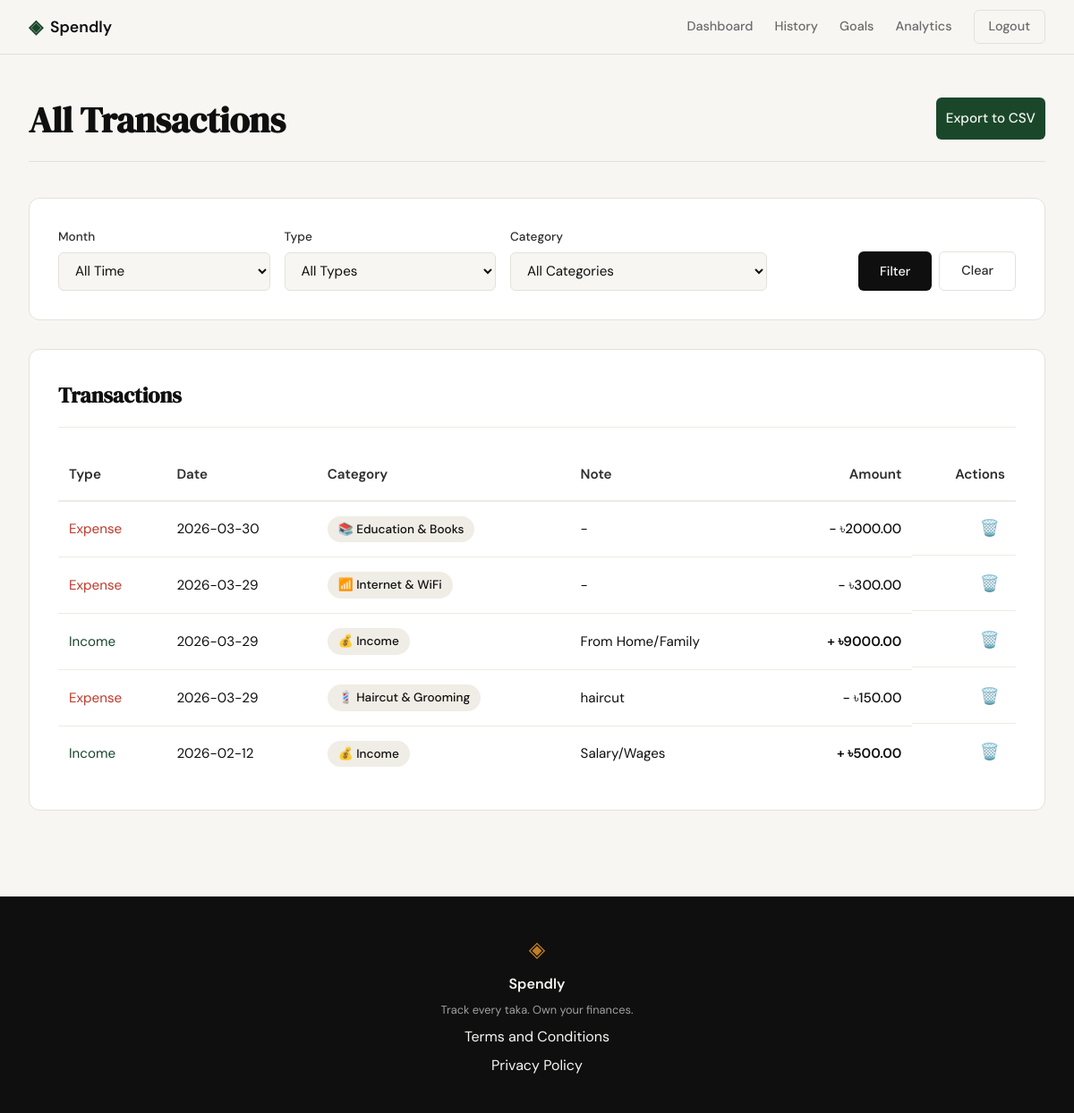
The app's page /history (signed in) with its own data.
### tables this page shows
CREATE TABLE expenses (
            id INTEGER PRIMARY KEY AUTOINCREMENT,
            user_id INTEGER NOT NULL,
            category_id INTEGER NOT NULL,
            amount REAL NOT NULL,
            description TEXT,
            date TIMESTAMP DEFAULT CURRENT_TIMESTAMP,
            FOREIGN KEY (user_id) REFERENCES users (id) ON DELETE CASCADE,
            FOREIGN KEY (category_id) REFERENCES categories (id)
        );

CREATE TABLE categories (
            id INTEGER PRIMARY KEY AUTOINCREMENT,
            name TEXT UNIQUE NOT NULL,
            icon TEXT DEFAULT '💸'
        );

CREATE TABLE incomes (
            id INTEGER PRIMARY KEY AUTOINCREMENT,
            user_id INTEGER NOT NULL,
            amount REAL NOT NULL,
            description TEXT,
            date TIMESTAMP DEFAULT CURRENT_TIMESTAMP,
            FOREIGN KEY (user_id) REFERENCES users (id) ON DELETE CASCADE
        );

### app/routes/transactions.py (the view)
@transactions_bp.route("/history")
def history():
    if "user_id" not in session:
        return redirect(url_for("auth.login"))
    uid = session["user_id"]
    conn = get_db()
    filter_month = request.args.get("month", "")
    filter_cat = request.args.get("category_id", "")
    filter_type = request.args.get("type", "")
    expenses = []
    if not filter_type or filter_type == "expense":
        query = "SELECT e.id, e.date, c.name as category_name, c.icon as category_icon, e.amount, e.description, 'expense' as txn_type, e.category_id FROM expenses e JOIN categories c ON e.category_id = c.id WHERE e.user_id = ?"
        params = [uid]
        if filter_month:
            query += " AND strftime('%Y-%m', e.date) = ?"
            params.append(filter_month)
        if filter_cat:
            query += " AND e.category_id = ?"
            params.append(filter_cat)
        expenses_raw = conn.execute(query, params).fetchall()
        expenses = [dict(r) for r in expenses_raw]
    incomes = []
    if not filter_type or filter_type == "income":
        if not filter_cat:  # incomes don't have category_id
            query = "SELECT id, date, 'Income' as category_name, '💰' as category_icon, amount, description, 'income' as txn_type, NULL as category_id FROM incomes WHERE user_id = ?"
            params = [uid]
            if filter_month:
                query += " AND strftime('%Y-%m', date) = ?"
                params.append(filter_month)
            incomes_raw = conn.execute(query, params).fetchall()
            incomes = [dict(r) for r in incomes_raw]
    all_txns = sorted(expenses + incomes, key=lambda x: x["date"], reverse=True)
    categories = conn.execute("SELECT * FROM categories ORDER BY name").fetchall()
    income_months = conn.execute("SELECT DISTINCT strftime('%Y-%m', date) as m FROM incomes WHERE user_id=?", (uid,)).fetchall()
    expense_months = conn.execute("SELECT DISTINCT strftime('%Y-%m', date) as m FROM expenses WHERE user_id=?", (uid,)).fetchall()
    all_months = sorted(set(r["m"] for r in income_months) | set(r["m"] for r in expense_months), reverse=True)
    from flask import render_template
    return render_template("history.html", transactions=all_txns, categories=categories,
                           filter_month=filter_month, filter_cat=filter_cat, filter_type=filter_type,
                           all_months=all_months)

### app/database/connection.py (called while the page is built)
def get_db():
    if 'db' not in g:
        g.db = sqlite3.connect(current_app.config['DATABASE'])
        g.db.row_factory = sqlite3.Row
    return g.db

### app/templates/history.html (shortened to what this page needs)
{% extends "base.html" %}
{% block content %}
<div class="dash-wrapper">
    <div class="dash-container">
        <header class="dash-header">
            <div class="header-left">
                <h1 class="dash-title">All Transactions</h1>
            </div>
            <div class="header-right" style="display: flex; gap: 10px;">
                <a href="{{ url_for('export.export_transactions') }}" class="btn-success">Export to CSV</a>
            </div>
        </header>
        <div class="form-card" style="margin-bottom: 2rem;">
            <form method="GET" action="{{ url_for('transactions.history') }}" class="filters-form"
                style="display: flex; gap: 1rem; align-items: flex-end; flex-wrap: wrap;">
                <div class="form-group" style="flex: 1 1 150px; margin-bottom: 0;">
                    <label>Month</label>
                    <select name="month" class="form-input">
                        <option value="">All Time</option>
                    </select>
                </div>
                <div class="form-group" style="flex: 1 1 150px; margin-bottom: 0;">
                    <label>Type</label>
                    <select name="type" class="form-input">
                        <option value="">All Types</option>
                    </select>
                </div>
                <div class="form-group" style="flex: 1 1 200px; margin-bottom: 0;">
                    <label>Category</label>
                    <select name="category_id" class="form-input">
                        <option value="">All Categories</option>
                    </select>
                </div>
                <div style="display: flex; gap: 0.5rem; flex: 1 1 auto; justify-content: flex-end;">
                    <button type="submit" class="btn-primary" style="padding: 0.6rem 1.5rem;">Filter</button>
                    <a href="{{ url_for('transactions.history') }}" class="btn-ghost"
                        style="padding: 0.6rem 1.5rem; text-decoration: none;">Clear</a>
                </div>
            </form>
        </div>
        <div class="table-card" style="grid-column: span 2;">
            <h3 class="card-title">Transactions</h3>
            <div class="table-responsive">
                <table class="dash-table">
                    <thead>
                        <tr>
                            <th>Type</th>
                            <th>Date</th>
                            <th>Category</th>
                            <th>Note</th>
                            <th class="text-right">Amount</th>
                            <th class="text-right">Actions</th>
                        </tr>
                    </thead>
                    <tbody>
                        {% for txn in transactions %}
                        <tr>
                            <td>
                                {% if txn.txn_type == 'expense' %}
                                <span class="trend-down">Expense</span>
                                {% else %}
                                <span class="trend-up">Income</span>
                                {% endif %}
                            </td>
                            <td>{{ txn.date.split(' ')[0] }}</td>
                            <td><span class="cat-pill">{{ txn.category_icon }} {{ txn.category_name }}</span></td>
                            <td>{{ txn.description or '-' }}</td>
                            <td
                                class="text-right {% if txn.txn_type == 'expense' %}amount-out{% else %}amount-in{% endif %}">
                                {% if txn.txn_type == 'expense' %}-{% else %}+{% endif %} ৳{{ "%.2f"|format(txn.amount)
                                }}
                            </td>
                            <td class="text-right actions-cell">
                                {% if txn.txn_type == 'expense' %}
                                <form action="{{ url_for('transactions.delete_expense', id=txn.id) }}" method="POST"
                                    class="inline-form"
                                    onsubmit="return confirm('Are you sure you want to delete this expense?');">
                                    <button type="submit" class="action-btn delete-btn">🗑️</button>
                                </form>
                                {% else %}
                                <form action="{{ url_for('transactions.delete_income', id=txn.id) }}" method="POST"
                                    class="inline-form"
                                    onsubmit="return confirm('Are you sure you want to delete this income?');">
                                    <button type="submit" class="action-btn delete-btn">🗑️</button>
                                </form>
                                {% endif %}
                            </td>
                        </tr>
                        {% else %}
                        <tr>
                            <td colspan="6" class="text-center empty-state">No transactions found for these filters.
                            </td>
                        </tr>
                        {% endfor %}
                    </tbody>
                </table>
            </div>
        </div>
    </div>
</div>
{% endblock %}

### app/static/css/style.css (style rules this page uses)
:root { --ink: #0f0f0f; --ink-soft: #2d2d2d; --ink-muted: #6b6b6b; --ink-faint: #a0a0a0; --paper: #f7f6f3; --paper-warm: #f0ede6; --paper-card: #ffffff; --accent: #1a472a; --accent-light: #e8f0eb; --accent-2: #c17f24; --accent-2-light: #fdf3e3; --danger: #c0392b; --danger-light: #fdecea; --border: #e4e1da; --border-soft: #eeebe4; --primary: #1a472a; --success: #1a472a; --warning: #f39c12; --font-display: 'DM Serif Display', Georgia, serif; --font-body: 'DM Sans', system-ui, sans-serif; --max-width: 1200px; --auth-width: 440px; --radius-sm: 6px; --radius-md: 12px; --radius-lg: 20px; }
*, *::before, *::after { box-sizing: border-box; margin: 0; padding: 0; }
html { font-size: 16px; scroll-behavior: smooth; }
body { background: var(--paper); color: var(--ink); font-family: var(--font-body); font-size: 1rem; line-height: 1.6; -webkit-font-smoothing: antialiased; }
a { color: inherit; text-decoration: none; }
.btn-primary { display: inline-block; background: var(--ink); color: var(--paper); padding: 0.65rem 1.5rem; border-radius: var(--radius-sm); font-family: var(--font-body); font-size: 0.9rem; font-weight: 500; cursor: pointer; border: none; transition: background 0.2s; text-decoration: none; }
.btn-ghost { display: inline-block; background: transparent; color: var(--ink-soft); padding: 0.65rem 1.5rem; border-radius: var(--radius-sm); font-size: 0.9rem; font-weight: 500; border: 1px solid var(--border); transition: all 0.2s; text-decoration: none; }
.form-group { margin-bottom: 1.25rem; }
.form-group label { display: block; font-size: 0.85rem; font-weight: 500; color: var(--ink-soft); margin-bottom: 0.4rem; }
.form-input { width: 100%; padding: 0.6rem 0.875rem; border: 1px solid var(--border); border-radius: var(--radius-sm); font-family: var(--font-body); font-size: 0.95rem; color: var(--ink); background: var(--paper); outline: none; transition: border-color 0.2s; }
.form-input::placeholder { color: var(--ink-faint); }
.dash-wrapper { padding: 3rem 2rem 6rem; min-height: calc(100vh - 60px - 100px); }
.dash-container { max-width: var(--max-width); margin: 0 auto; }
.dash-header { display: flex; justify-content: space-between; align-items: flex-end; margin-bottom: 2.5rem; padding-bottom: 1.5rem; border-bottom: 1px solid var(--border); }
.dash-title { font-family: var(--font-display); font-size: 2.5rem; color: var(--ink); line-height: 1.1; }
.trend-up { color: var(--accent); }
.trend-down { color: var(--danger); }
.form-card { background: var(--paper-card); border: 1px solid var(--border); border-radius: var(--radius-md); padding: 2rem; display: flex; flex-direction: column; }
.card-title { font-family: var(--font-display); font-size: 1.5rem; color: var(--ink); margin-bottom: 1.5rem; padding-bottom: 1rem; border-bottom: 1px solid var(--border-soft); }
.btn-success { display: inline-block; background: var(--accent); color: var(--paper); padding: 0.7rem; border: none; border-radius: var(--radius-sm); font-family: var(--font-body); font-size: 0.95rem; font-weight: 500; cursor: pointer; transition: background 0.2s; }
.table-card { background: var(--paper-card); border: 1px solid var(--border); border-radius: var(--radius-md); padding: 2rem; }
.table-responsive { overflow-x: auto; }
.dash-table { width: 100%; border-collapse: collapse; font-size: 0.95rem; }
.dash-table th { text-align: left; padding: 1rem 0.75rem; font-weight: 600; color: var(--ink-soft); border-bottom: 2px solid var(--border-soft); white-space: nowrap; }
.dash-table td { padding: 1rem 0.75rem; border-bottom: 1px solid var(--border-soft); color: var(--ink); vertical-align: middle; }
.dash-table tbody tr:last-child td { border-bottom: none; }
.text-right { text-align: right !important; }
.amount-in { color: var(--accent); font-weight: 600; }
.amount-out { color: var(--ink-soft); font-weight: 500; }
.cat-pill { display: inline-flex; align-items: center; gap: 0.4rem; background: var(--paper-warm); padding: 0.25rem 0.75rem; border-radius: 999px; font-size: 0.85rem; font-weight: 500; }
.actions-cell { display: flex; gap: 0.5rem; justify-content: flex-end; align-items: center; }
.action-btn { background: none; border: none; cursor: pointer; font-size: 1.1rem; padding: 0.2rem 0.4rem; border-radius: 4px; transition: background 0.2s; }
.inline-form { margin: 0; padding: 0; display: inline; }

### records on screen
expenses: shows "Expense", date "2026-03-30", category_icon "📚", category_name "Education & Books", description "-", amount "2000.00"
expenses: shows "Expense", date "2026-03-29", category_icon "📶", category_name "Internet & WiFi", description "-", amount "300.00"
incomes: shows "Income", date "2026-03-29", category_icon "💰", category_name "Income", description "From Home/Family", amount "9000.00"
expenses: shows "Expense", date "2026-03-29", category_icon "💈", category_name "Haircut & Grooming", description "haircut", amount "150.00"
incomes: shows "Income", date "2026-02-12", category_icon "💰", category_name "Income", description "Salary/Wages", amount "500.00"
